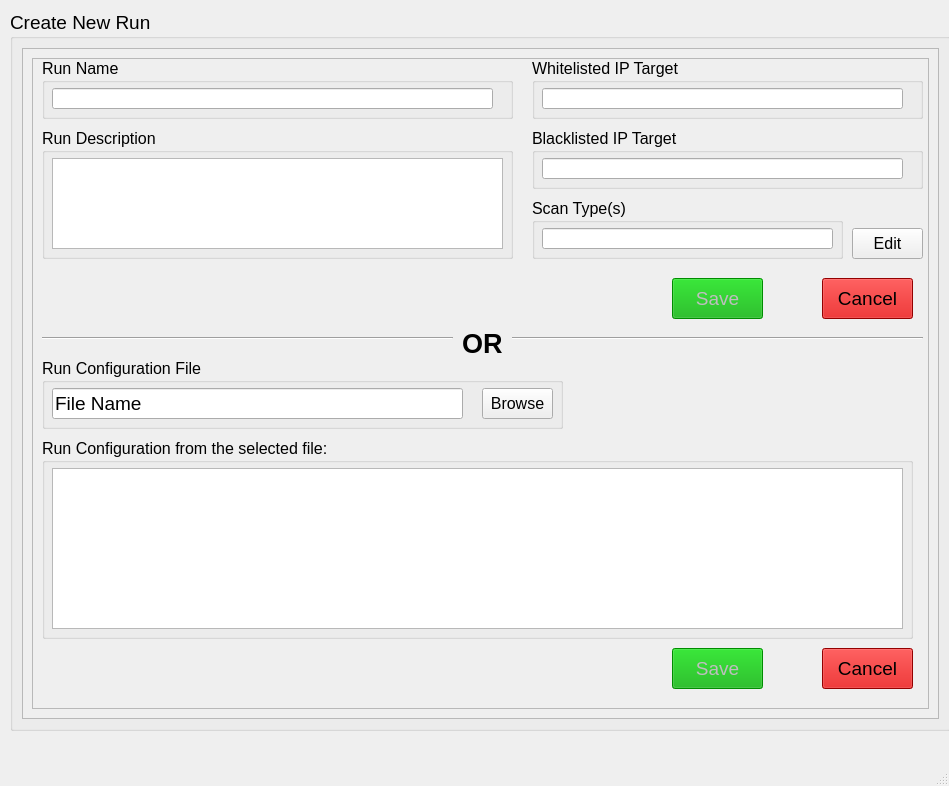
<?xml version="1.0" encoding="UTF-8"?>
<ui version="4.0">
 <class>NewRun</class>
 <widget class="QMainWindow" name="NewRun">
  <property name="geometry">
   <rect>
    <x>0</x>
    <y>0</y>
    <width>949</width>
    <height>786</height>
   </rect>
  </property>
  <property name="windowTitle">
   <string>Create New Run</string>
  </property>
  <widget class="QWidget" name="centralwidget">
   <widget class="QGroupBox" name="NewRunConfiguration_GroupBox">
    <property name="geometry">
     <rect>
      <x>10</x>
      <y>10</y>
      <width>941</width>
      <height>721</height>
     </rect>
    </property>
    <property name="font">
     <font>
      <family>Arial</family>
      <pointsize>14</pointsize>
      <weight>50</weight>
      <italic>false</italic>
      <bold>false</bold>
     </font>
    </property>
    <property name="autoFillBackground">
     <bool>false</bool>
    </property>
    <property name="title">
     <string>Create New Run</string>
    </property>
    <layout class="QVBoxLayout" name="verticalLayout_2">
     <item>
      <widget class="QScrollArea" name="configuration_scrollArea">
       <property name="widgetResizable">
        <bool>true</bool>
       </property>
       <widget class="QWidget" name="scrollAreaWidgetContents">
        <property name="geometry">
         <rect>
          <x>0</x>
          <y>0</y>
          <width>915</width>
          <height>669</height>
         </rect>
        </property>
        <layout class="QVBoxLayout" name="verticalLayout_3">
         <item>
          <widget class="QFrame" name="frame_3">
           <property name="frameShape">
            <enum>QFrame::StyledPanel</enum>
           </property>
           <property name="frameShadow">
            <enum>QFrame::Raised</enum>
           </property>
           <widget class="QLabel" name="configuration_or_label">
            <property name="geometry">
             <rect>
              <x>430</x>
              <y>270</y>
              <width>41</width>
              <height>31</height>
             </rect>
            </property>
            <property name="font">
             <font>
              <family>Arial</family>
              <pointsize>14</pointsize>
              <weight>50</weight>
              <italic>false</italic>
              <bold>false</bold>
             </font>
            </property>
            <property name="text">
             <string>&lt;html&gt;&lt;head/&gt;&lt;body&gt;&lt;p&gt;&lt;span style=&quot; font-size:20pt; font-weight:600;&quot;&gt;OR&lt;/span&gt;&lt;/p&gt;&lt;/body&gt;&lt;/html&gt;</string>
            </property>
           </widget>
           <widget class="QPushButton" name="editScanType_pushButton">
            <property name="geometry">
             <rect>
              <x>820</x>
              <y>170</y>
              <width>71</width>
              <height>31</height>
             </rect>
            </property>
            <property name="font">
             <font>
              <family>Arial</family>
              <pointsize>12</pointsize>
             </font>
            </property>
            <property name="text">
             <string>Edit</string>
            </property>
           </widget>
           <widget class="QGroupBox" name="runDescription_groupBox">
            <property name="geometry">
             <rect>
              <x>10</x>
              <y>70</y>
              <width>471</width>
              <height>131</height>
             </rect>
            </property>
            <property name="font">
             <font>
              <family>Arial</family>
              <pointsize>12</pointsize>
              <weight>50</weight>
              <italic>false</italic>
              <bold>false</bold>
             </font>
            </property>
            <property name="title">
             <string>Run Description</string>
            </property>
            <widget class="QTextEdit" name="runDescription_lineEdit">
             <property name="geometry">
              <rect>
               <x>10</x>
               <y>30</y>
               <width>451</width>
               <height>91</height>
              </rect>
             </property>
            </widget>
           </widget>
           <widget class="Line" name="line_3">
            <property name="geometry">
             <rect>
              <x>10</x>
              <y>270</y>
              <width>411</width>
              <height>20</height>
             </rect>
            </property>
            <property name="orientation">
             <enum>Qt::Horizontal</enum>
            </property>
           </widget>
           <widget class="QGroupBox" name="blacklist_groupBox">
            <property name="geometry">
             <rect>
              <x>500</x>
              <y>70</y>
              <width>391</width>
              <height>61</height>
             </rect>
            </property>
            <property name="font">
             <font>
              <family>Arial</family>
              <pointsize>12</pointsize>
             </font>
            </property>
            <property name="title">
             <string>Blacklisted IP Target</string>
            </property>
            <widget class="QLineEdit" name="blacklist_lineEdit">
             <property name="geometry">
              <rect>
               <x>10</x>
               <y>30</y>
               <width>361</width>
               <height>21</height>
              </rect>
             </property>
             <property name="font">
              <font>
               <pointsize>14</pointsize>
              </font>
             </property>
            </widget>
           </widget>
           <widget class="QGroupBox" name="runName_groupBox">
            <property name="geometry">
             <rect>
              <x>10</x>
              <y>0</y>
              <width>471</width>
              <height>61</height>
             </rect>
            </property>
            <property name="font">
             <font>
              <family>Arial</family>
              <pointsize>12</pointsize>
              <weight>50</weight>
              <italic>false</italic>
              <bold>false</bold>
             </font>
            </property>
            <property name="title">
             <string>Run Name</string>
            </property>
            <widget class="QLineEdit" name="runName_lineEdit">
             <property name="geometry">
              <rect>
               <x>10</x>
               <y>30</y>
               <width>441</width>
               <height>21</height>
              </rect>
             </property>
             <property name="font">
              <font>
               <pointsize>14</pointsize>
              </font>
             </property>
            </widget>
           </widget>
           <widget class="QGroupBox" name="whitelist_groupBox">
            <property name="geometry">
             <rect>
              <x>500</x>
              <y>0</y>
              <width>391</width>
              <height>61</height>
             </rect>
            </property>
            <property name="font">
             <font>
              <family>Arial</family>
              <pointsize>12</pointsize>
             </font>
            </property>
            <property name="title">
             <string>Whitelisted IP Target</string>
            </property>
            <widget class="QLineEdit" name="whitelist_lineEdit">
             <property name="geometry">
              <rect>
               <x>10</x>
               <y>30</y>
               <width>361</width>
               <height>21</height>
              </rect>
             </property>
             <property name="font">
              <font>
               <pointsize>14</pointsize>
              </font>
             </property>
            </widget>
           </widget>
           <widget class="QGroupBox" name="scanType_groupBox">
            <property name="geometry">
             <rect>
              <x>500</x>
              <y>140</y>
              <width>311</width>
              <height>61</height>
             </rect>
            </property>
            <property name="font">
             <font>
              <family>Arial</family>
              <pointsize>12</pointsize>
             </font>
            </property>
            <property name="title">
             <string>Scan Type(s)</string>
            </property>
            <widget class="QLineEdit" name="scanType_lineEdit">
             <property name="geometry">
              <rect>
               <x>10</x>
               <y>30</y>
               <width>291</width>
               <height>21</height>
              </rect>
             </property>
             <property name="font">
              <font>
               <pointsize>14</pointsize>
              </font>
             </property>
             <property name="readOnly">
              <bool>true</bool>
             </property>
            </widget>
           </widget>
           <widget class="QGroupBox" name="runConfigFile_groupBox">
            <property name="geometry">
             <rect>
              <x>10</x>
              <y>300</y>
              <width>521</width>
              <height>71</height>
             </rect>
            </property>
            <property name="font">
             <font>
              <family>Arial</family>
              <pointsize>12</pointsize>
             </font>
            </property>
            <property name="title">
             <string>Run Configuration File</string>
            </property>
            <widget class="QLineEdit" name="runConfigFile_lineEdit">
             <property name="geometry">
              <rect>
               <x>10</x>
               <y>30</y>
               <width>411</width>
               <height>31</height>
              </rect>
             </property>
             <property name="font">
              <font>
               <family>Arial</family>
               <pointsize>14</pointsize>
              </font>
             </property>
             <property name="text">
              <string>File Name</string>
             </property>
            </widget>
            <widget class="QPushButton" name="runConfigFile_browse_pushButton">
             <property name="geometry">
              <rect>
               <x>440</x>
               <y>30</y>
               <width>71</width>
               <height>31</height>
              </rect>
             </property>
             <property name="font">
              <font>
               <family>Arial</family>
               <pointsize>12</pointsize>
              </font>
             </property>
             <property name="text">
              <string>Browse</string>
             </property>
            </widget>
           </widget>
           <widget class="QPushButton" name="saveConfiguration_pushButton">
            <property name="enabled">
             <bool>false</bool>
            </property>
            <property name="geometry">
             <rect>
              <x>640</x>
              <y>220</y>
              <width>91</width>
              <height>41</height>
             </rect>
            </property>
            <property name="font">
             <font>
              <family>Arial</family>
              <pointsize>14</pointsize>
             </font>
            </property>
            <property name="styleSheet">
             <string notr="true">background-color: rgb(0, 170, 0);</string>
            </property>
            <property name="text">
             <string>Save</string>
            </property>
           </widget>
           <widget class="QPushButton" name="cancelConfiguration_pushButton_5">
            <property name="geometry">
             <rect>
              <x>790</x>
              <y>220</y>
              <width>91</width>
              <height>41</height>
             </rect>
            </property>
            <property name="font">
             <font>
              <family>Arial</family>
              <pointsize>14</pointsize>
             </font>
            </property>
            <property name="styleSheet">
             <string notr="true">background-color: rgb(206, 0, 0);</string>
            </property>
            <property name="text">
             <string>Cancel</string>
            </property>
           </widget>
           <widget class="Line" name="line_4">
            <property name="geometry">
             <rect>
              <x>480</x>
              <y>270</y>
              <width>411</width>
              <height>20</height>
             </rect>
            </property>
            <property name="orientation">
             <enum>Qt::Horizontal</enum>
            </property>
           </widget>
           <widget class="QGroupBox" name="runConfig_groupBox">
            <property name="geometry">
             <rect>
              <x>10</x>
              <y>380</y>
              <width>871</width>
              <height>201</height>
             </rect>
            </property>
            <property name="font">
             <font>
              <family>Arial</family>
              <pointsize>12</pointsize>
              <weight>50</weight>
              <italic>false</italic>
              <bold>false</bold>
             </font>
            </property>
            <property name="title">
             <string>Run Configuration from the selected file:</string>
            </property>
            <widget class="QTextEdit" name="runConfigFromFile_textEdit">
             <property name="geometry">
              <rect>
               <x>10</x>
               <y>30</y>
               <width>851</width>
               <height>161</height>
              </rect>
             </property>
            </widget>
           </widget>
           <widget class="QPushButton" name="cancelConfigurationFromFile_pushButton">
            <property name="geometry">
             <rect>
              <x>790</x>
              <y>590</y>
              <width>91</width>
              <height>41</height>
             </rect>
            </property>
            <property name="font">
             <font>
              <family>Arial</family>
              <pointsize>14</pointsize>
             </font>
            </property>
            <property name="styleSheet">
             <string notr="true">background-color: rgb(206, 0, 0);</string>
            </property>
            <property name="text">
             <string>Cancel</string>
            </property>
           </widget>
           <widget class="QPushButton" name="saveConfigurationFromFile_pushButton">
            <property name="enabled">
             <bool>false</bool>
            </property>
            <property name="geometry">
             <rect>
              <x>640</x>
              <y>590</y>
              <width>91</width>
              <height>41</height>
             </rect>
            </property>
            <property name="font">
             <font>
              <family>Arial</family>
              <pointsize>14</pointsize>
             </font>
            </property>
            <property name="styleSheet">
             <string notr="true">background-color: rgb(0, 170, 0);</string>
            </property>
            <property name="text">
             <string>Save</string>
            </property>
           </widget>
          </widget>
         </item>
        </layout>
       </widget>
      </widget>
     </item>
    </layout>
   </widget>
  </widget>
  <widget class="QMenuBar" name="menubar">
   <property name="geometry">
    <rect>
     <x>0</x>
     <y>0</y>
     <width>949</width>
     <height>24</height>
    </rect>
   </property>
  </widget>
  <widget class="QStatusBar" name="statusbar"/>
 </widget>
 <resources/>
 <connections/>
</ui>
